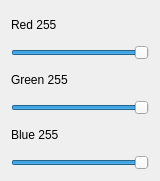
   <widget class="QWidget" name="verticalLayoutWidget">
    <property name="geometry">
     <rect>
      <x>310</x>
      <y>10</y>
      <width>160</width>
      <height>181</height>
     </rect>
    </property>
    <layout class="QVBoxLayout" name="verticalLayout">
     <item>
      <widget class="QLabel" name="labelRed">
       <property name="text">
        <string>Red 255</string>
       </property>
      </widget>
     </item>
     <item>
      <widget class="QSlider" name="SliderRed">
       <property name="maximum">
        <number>255</number>
       </property>
       <property name="value">
        <number>255</number>
       </property>
       <property name="orientation">
        <enum>Qt::Horizontal</enum>
       </property>
      </widget>
     </item>
     <item>
      <widget class="QLabel" name="labelGreen">
       <property name="text">
        <string>Green 255</string>
       </property>
      </widget>
     </item>
     <item>
      <widget class="QSlider" name="SliderGreen">
       <property name="maximum">
        <number>255</number>
       </property>
       <property name="value">
        <number>255</number>
       </property>
       <property name="orientation">
        <enum>Qt::Horizontal</enum>
       </property>
      </widget>
     </item>
     <item>
      <widget class="QLabel" name="labelBlue">
       <property name="text">
        <string>Blue 255</string>
       </property>
      </widget>
     </item>
     <item>
      <widget class="QSlider" name="SliderBlue">
       <property name="maximum">
        <number>255</number>
       </property>
       <property name="value">
        <number>255</number>
       </property>
       <property name="orientation">
        <enum>Qt::Horizontal</enum>
       </property>
      </widget>
     </item>
    </layout>
   </widget>
